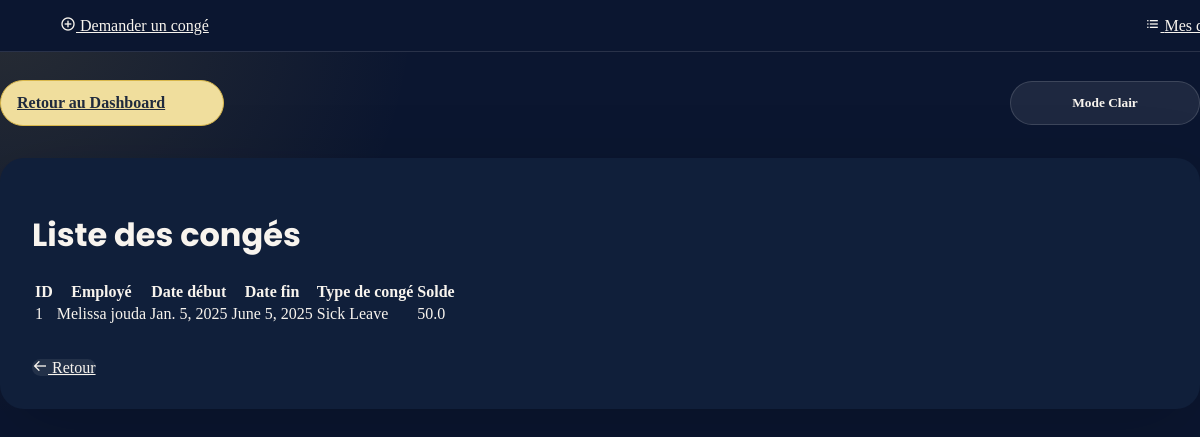
/acceuil-emp/Mes_conges/1/, run on the app's committed database.
### app1/models.py (models this page shows, shortened)
class Conge(models.Model):
    date_deb= models.DateField(default=timezone.now)
    date_fin= models.DateField(default=timezone.now)
    TYPE_CHOICES = [
        ('paid', 'Paid Leave'),
        ('sick', 'Sick Leave'),
        ('unpaid', 'Unpaid Leave'),
        ('maternity', 'Maternity Leave'),]
    type_conge = models.CharField(max_length=15, choices=TYPE_CHOICES)
    solde_conge= models.FloatField(max_length= 10)
    Employe_Conge= models.ForeignKey(Employe, on_delete=models.CASCADE, related_name="conges")

class Employe(models.Model):
    nom= models.CharField(max_length=20)
    prenom= models.CharField(max_length=20)
    sexe = models.CharField(max_length=10, choices=[('Homme', 'Homme'), ('Femme', 'Femme')], default=0)
    date_de_naissance= models.DateField(default=timezone.now)
    date_aumbauche= models.DateField(default=timezone.now)
    adresse= models.CharField(max_length=30)
    Historique_professionnel= models.CharField(max_length=500)
    Service_Employe= models.ForeignKey(Service, on_delete=models.CASCADE)
    Competance_Employe=models.ManyToManyField(Competances, related_name="comp", blank=True)
    Employe_Formation= models.ManyToManyField(Formations, related_name="frm", blank=True)
    Employe_Utilisateur= models.OneToOneField(Utilisateur, on_delete=models.CASCADE, related_name="employe")
    photo_profil = models.ImageField(upload_to='profile_photos/', null=True, blank=True)
    def __str__(self):
        return f"{self.prenom} {self.nom}"

### app1/views.py (the view)
# urls.py: path('acceuil-emp/Mes_conges/<int:utilisateur_id>/', views.Mes_conges, name='Mes_conges'),
def Mes_conges(request, utilisateur_id):
    employe = get_object_or_404(Employe, Employe_Utilisateur=utilisateur_id)
    conges = Conge.objects.filter(Employe_Conge=employe)
    return render(request, 'Mes_conges.html', {'conges': conges, 'utilisateur': utilisateur_id})

### app1/templates/Mes_conges.html (shortened to what this page needs)
{% load static %}
<!DOCTYPE html>
<html lang="en">
<head>
    <link href="https://cdn.jsdelivr.net/npm/remixicon@4.5.0/fonts/remixicon.css" rel="stylesheet" />
    <link rel="stylesheet" href="https://unpkg.com/boxicons@latest/css/boxicons.min.css">
    <link rel="stylesheet" href="{% static 'css/styles.css' %}">
</head>
<body>
    <div class="theme-control-bar">
        <a href="{% url 'acceuil_arh' %}" class="btn btn-primary" id="dashboard-return">Retour au Dashboard</a>
        <button id="theme-toggle" class="btn btn-secondary">Mode Clair/Sombre</button>
    </div>
    <header>
        <a href="{% url 'Demande_conge' utilisateur %}" class="dm_conge">
            <i class='bx bx-plus-circle'></i>
            <span>Demander un congé</span>
        </a>
        <a href="{% url 'Mes_Demandes_conges' utilisateur %}" class="dm_conge">
            <i class='bx bx-list-ul'></i>
            <span>Mes demandes</span>
        </a>
    </header>
    <div class="container">
        <h1>Liste des congés</h1>
        <div class="table-container">
            <table>
                <thead>
                    <tr>
                        <th>ID</th>
                        <th>Employé</th>
                        <th>Date début</th>
                        <th>Date fin</th>
                        <th>Type de congé</th>
                        <th>Solde</th>
                    </tr>
                </thead>
                <tbody>
                    {% for conge in conges %}
                    <tr>
                        <td>{{ conge.id }}</td>
                        <td>{{ conge.Employe_Conge }}</td>
                        <td>{{ conge.date_deb }}</td>
                        <td>{{ conge.date_fin }}</td>
                        <td>{{ conge.get_type_conge_display }}</td>
                        <td>{{ conge.solde_conge }}</td>
                    </tr>
                    {% endfor %}
                </tbody>
            </table>
        </div>
        <div style="margin-top: 2rem;">
            <a href="{% url 'acceuil-emp' utilisateur %}" class="btn btn-secondary">
                <i class='bx bx-arrow-back'></i>
                <span>Retour</span>
            </a>
        </div>
    </div>    <script src="{% static 'js/theme-toggle.js' %}"></script>
</body>
</html>

### app1/static/css/styles.css (style rules this page uses)
:root { --bg-base: #0b1630; --bg-card: rgba(255,255,255,0.08); --bg-card-soft: rgba(255,255,255,0.12); --surface: #101f3a; --surface-soft: #162748; --text-light: #f8f4ee; --text-strong: #ffffff; --text-dark: #1f2a3d; --accent: #d9b74b; --accent-soft: #f0de9d; --chart-1: #4d9be6; --chart-2: #ec6a5e; --chart-3: #6dd1b7; --chart-4: #f5c04d; --chart-5: #7c5cff; --chart-6: #ff7fbf; --shadow: 0 24px 80px rgba(0,0,0,0.18); --border: rgba(255,255,255,0.12); }
html { scroll-behavior: smooth; }
body { min-height: 100vh; font-family: 'Poppins', sans-serif; background: radial-gradient(circle at top left, rgba(217,183,75,0.14), transparent 28%), radial-gradient(circle at bottom right, rgba(244,235,215,0.12), transparent 22%), var(--bg-base); color: var(--text-light); margin: 0; padding: 0; padding-top: 80px; }
body, input, textarea, select, button { font-family: inherit; }
h1, h2, h3, h4, h5, h6 { font-family: 'Poppins', sans-serif; }
a { color: inherit; }
button, .btn { border-radius: 999px; transition: all 220ms ease; }
.card, .table, .form-control, .btn { transition: all 220ms ease; }
.btn-primary { background-color: var(--accent); border-color: var(--accent); color: var(--text-dark); }
.theme-control-bar { display: flex; align-items: center; justify-content: space-between; gap: 0.75rem; flex-wrap: wrap; margin-bottom: 1.5rem; }
#theme-toggle, #dashboard-return { min-width: 190px; padding: 0.8rem 1rem; border: 1px solid transparent; font-weight: 600; }
#theme-toggle { background: rgba(255, 255, 255, 0.08); border-color: rgba(255, 255, 255, 0.14); color: var(--text-light); }
#dashboard-return { background: var(--accent-soft); color: var(--text-dark); border-color: var(--accent); }
.container { background: var(--surface); border-radius: 24px; padding: 2rem; box-shadow: var(--shadow); }
.btn-secondary { background-color: rgba(255, 255, 255, 0.08); border-color: rgba(255, 255, 255, 0.12); color: var(--text-light); }
.card, .table, .form-control, .btn, .card-body { transition: all 220ms ease; }
.container { max-width: 1200px; margin: 2rem auto; }
header { position: fixed; width: 100%; top: 0; z-index: 1000; display: flex; align-items: center; justify-content: space-between; background: var(--bg-base); padding: 15px 12%; transition: all 0.2s ease; border-bottom: 1px solid var(--border); }
@media (max-width: 1280px) { header { padding: 1rem 5%; } }

### data on the page
Conge: id "1", Employe_Conge "Melissa jouda", date_deb "Jan. 5, 2025", date_fin "June 5, 2025", type_conge "Sick Leave", solde_conge "50.0"
